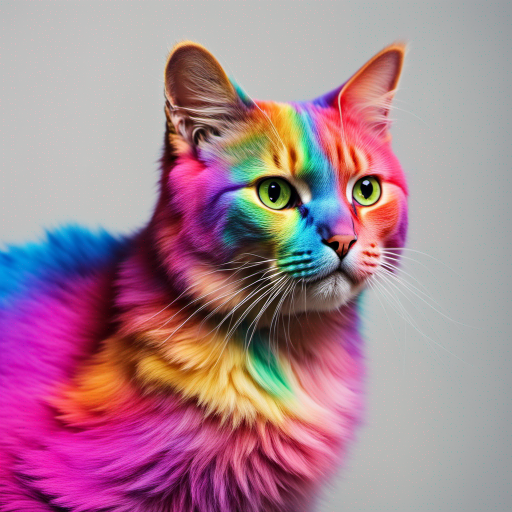
#> input picture out-0-1.png, 1024 x 1024 px, found by its file name (shown at 1/2 size)
$ jupyter execute --allow-errors Cryptography.ipynb   (shell and % lines are left out)
#> lines starting #> are read from the running program, lines starting #| are printed output that depends on the picture
[cell 1]
import pennylane as qml
import numpy as np
from PIL import Image
import matplotlib.pyplot as plt
import time
from scipy.stats import entropy

# Load and preprocess image
img = Image.open('/content/out-0-1.png').convert('L')
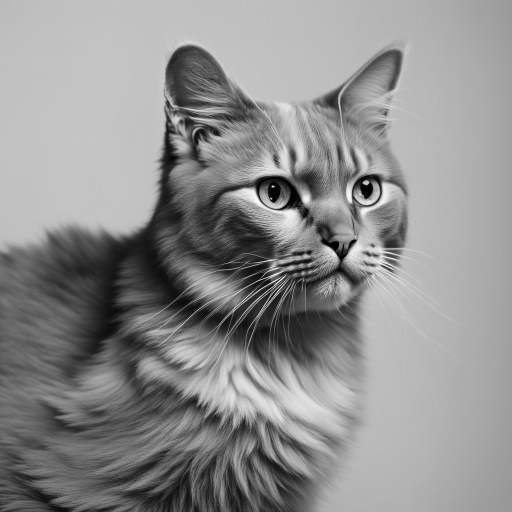
#> img: PIL image 1024x1024 L (shown at 1/2 size); min 0, max 254, mean 142.5
img = img.resize((128, 128))  # Resize to a manageable size
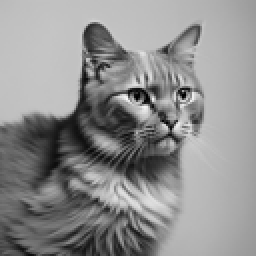
#> img: PIL image 128x128 L (shown 2 times larger); min 0, max 249, mean 142.5
img_array = np.array(img) / 255.0  # Normalize pixel values

# Define quantum device
n_qubits = 10  # Adjust based on the image size
#> (the rest of this cell did not finish here and is left out)
